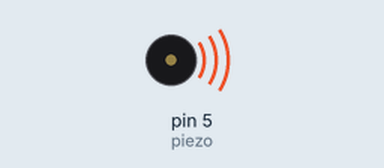
A sketch run on a simulated Arduino Uno, built with avr-gcc and run on an emulated ATmega328P. On the bench: buzzer (waves = sounding).

Above: at 0.5 s.
Timing chart, 0 to 9.1 s (numbered marks = the images above):
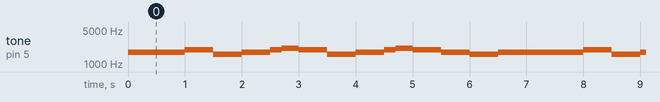

Measured:
- by itself, tone on pin 5 (piezo): repeats every 7.0 s: 1976 Hz 0.50 s, 1568 Hz 0.50 s, 1760 Hz 0.50 s, 1976 Hz 0.20 s, 2093 Hz 0.30 s, 1976 Hz 0.50 s, 1568 Hz 0.50 s, 1760 Hz 0.50 s, 1976 Hz 0.20 s, 2093 Hz 0.30 s, 1976 Hz 0.50 s, 1760 Hz 0.50 s, 1568 Hz 0.50 s, 1760 Hz 1.5 s

The sketch:

Piezo.ino
```cpp
/*
 Name:		Piezo.ino
 Created:	10/15/2016 6:07:56 PM
 Author:	quinten
*/
//notes to play
#define NOTE_C6 1047
#define NOTE_D6 1157
#define NOTE_E6 1319
#define NOTE_F6 1397
#define NOTE_G6 1568
#define NOTE_A6 1760
#define NOTE_B6 1976
#define NOTE_C7 2093
//must be connected even when not using
#define piezo 5

// the setup function runs once when you press reset or power the board
void setup() {
	Serial.begin(9600);
	//must be connected even when not using
	pinMode(piezo, OUTPUT);
}

// the loop function runs over and over again until power down or reset
void loop() {
	tone(piezo, NOTE_A6, 500);
	delay(500);
	tone(piezo, NOTE_A6, 500);
	delay(500);
	tone(piezo, NOTE_B6, 500);
	delay(500);
	tone(piezo, NOTE_G6, 500);
	delay(500);
	tone(piezo, NOTE_A6, 500);
	delay(500);
	tone(piezo, NOTE_B6, 500);
	delay(200);
	tone(piezo, NOTE_C7, 500);
	delay(300);
	tone(piezo, NOTE_B6, 500);
	delay(500);
	tone(piezo, NOTE_G6, 500);
	delay(500);
	tone(piezo, NOTE_A6, 500);
	delay(500);
	tone(piezo, NOTE_B6, 500);
	delay(200);
	tone(piezo, NOTE_C7, 500);
	delay(300);
	tone(piezo, NOTE_B6, 500);
	delay(500);
	tone(piezo, NOTE_A6, 500);
	delay(500);
	tone(piezo, NOTE_G6, 500);
	delay(500);
	tone(piezo, NOTE_A6, 500);
	delay(500);
}
```
